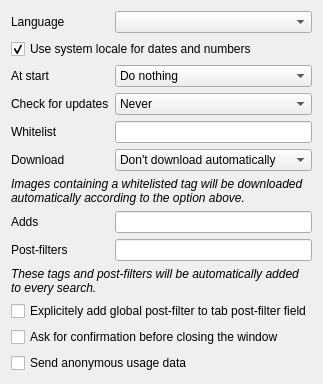
      <widget class="QWidget" name="pageGeneral">
       <layout class="QFormLayout" name="formLayout_14">
        <property name="fieldGrowthPolicy">
         <enum>QFormLayout::AllNonFixedFieldsGrow</enum>
        </property>
        <item row="0" column="0">
         <widget class="QLabel" name="label">
          <property name="text">
           <string>Language</string>
          </property>
         </widget>
        </item>
        <item row="0" column="1">
         <widget class="QComboBox" name="comboLanguages"/>
        </item>
        <item row="2" column="0">
         <widget class="QLabel" name="label_63">
          <property name="text">
           <string>At start</string>
          </property>
         </widget>
        </item>
        <item row="2" column="1">
         <widget class="QComboBox" name="comboStart">
          <item>
           <property name="text">
            <string>Do nothing</string>
           </property>
          </item>
          <item>
           <property name="text">
            <string>Load first page</string>
           </property>
          </item>
          <item>
           <property name="text">
            <string>Restore last session</string>
           </property>
          </item>
         </widget>
        </item>
        <item row="3" column="0">
         <widget class="QLabel" name="labelCheckForUpdates">
          <property name="text">
           <string>Check for updates</string>
          </property>
         </widget>
        </item>
        <item row="3" column="1">
         <widget class="QComboBox" name="comboCheckForUpdates">
          <property name="currentIndex">
           <number>4</number>
          </property>
          <item>
           <property name="text">
            <string>Every time</string>
           </property>
          </item>
          <item>
           <property name="text">
            <string>Once a day</string>
           </property>
          </item>
          <item>
           <property name="text">
            <string>Once a week</string>
           </property>
          </item>
          <item>
           <property name="text">
            <string>Once a month</string>
           </property>
          </item>
          <item>
           <property name="text">
            <string>Never</string>
           </property>
          </item>
         </widget>
        </item>
        <item row="4" column="0">
         <widget class="QLabel" name="label_48">
          <property name="text">
           <string>Whitelist</string>
          </property>
         </widget>
        </item>
        <item row="4" column="1">
         <widget class="QLineEdit" name="lineWhitelist"/>
        </item>
        <item row="5" column="0">
         <widget class="QLabel" name="label_50">
          <property name="text">
           <string>Download</string>
          </property>
         </widget>
        </item>
        <item row="5" column="1">
         <widget class="QComboBox" name="comboWhitelist">
          <property name="currentIndex">
           <number>0</number>
          </property>
          <item>
           <property name="text">
            <string>Don't download automatically</string>
           </property>
          </item>
          <item>
           <property name="text">
            <string>When loading image</string>
           </property>
          </item>
          <item>
           <property name="text">
            <string>When loading thumbnail</string>
           </property>
          </item>
         </widget>
        </item>
        <item row="6" column="0" colspan="2">
         <widget class="QLabel" name="label_51">
          <property name="text">
           <string>&lt;i&gt;Images containing a whitelisted tag will be downloaded automatically according to the option above.&lt;/i&gt;</string>
          </property>
          <property name="wordWrap">
           <bool>true</bool>
          </property>
         </widget>
        </item>
        <item row="7" column="0">
         <widget class="QLabel" name="label_64">
          <property name="text">
           <string>Adds</string>
          </property>
         </widget>
        </item>
        <item row="7" column="1">
         <widget class="QLineEdit" name="lineAdd"/>
        </item>
        <item row="8" column="0">
         <widget class="QLabel" name="labelGlobalPostFilter">
          <property name="text">
           <string>Post-filters</string>
          </property>
         </widget>
        </item>
        <item row="8" column="1">
         <widget class="QLineEdit" name="lineGlobalPostFilter"/>
        </item>
        <item row="9" column="0" colspan="2">
         <widget class="QLabel" name="label_65">
          <property name="text">
           <string>&lt;i&gt;These tags and post-filters will be automatically added to every search.&lt;/i&gt;</string>
          </property>
          <property name="wordWrap">
           <bool>true</bool>
          </property>
         </widget>
        </item>
        <item row="10" column="0" colspan="2">
         <widget class="QCheckBox" name="checkGlobalPostFilterExplicit">
          <property name="text">
           <string>Explicitely add global post-filter to tab post-filter field</string>
          </property>
         </widget>
        </item>
        <item row="11" column="0" colspan="2">
         <widget class="QCheckBox" name="checkConfirmClose">
          <property name="text">
           <string>Ask for confirmation before closing the window</string>
          </property>
         </widget>
        </item>
        <item row="12" column="0" colspan="2">
         <widget class="QCheckBox" name="checkSendUsageData">
          <property name="text">
           <string>Send anonymous usage data</string>
          </property>
         </widget>
        </item>
        <item row="1" column="0" colspan="2">
         <widget class="QCheckBox" name="checkUseSystemLocale">
          <property name="text">
           <string>Use system locale for dates and numbers</string>
          </property>
          <property name="checked">
           <bool>true</bool>
          </property>
         </widget>
        </item>
       </layout>
       <zorder>label</zorder>
       <zorder>comboLanguages</zorder>
       <zorder>label_48</zorder>
       <zorder>label_50</zorder>
       <zorder>lineWhitelist</zorder>
       <zorder>comboWhitelist</zorder>
       <zorder>label_51</zorder>
       <zorder>label_63</zorder>
       <zorder>comboStart</zorder>
       <zorder>label_64</zorder>
       <zorder>label_65</zorder>
       <zorder>lineAdd</zorder>
       <zorder>checkConfirmClose</zorder>
       <zorder>labelCheckForUpdates</zorder>
       <zorder>comboCheckForUpdates</zorder>
       <zorder>labelGlobalPostFilter</zorder>
       <zorder>lineGlobalPostFilter</zorder>
       <zorder>checkSendUsageData</zorder>
       <zorder>checkGlobalPostFilterExplicit</zorder>
       <zorder>checkUseSystemLocale</zorder>
      </widget>
